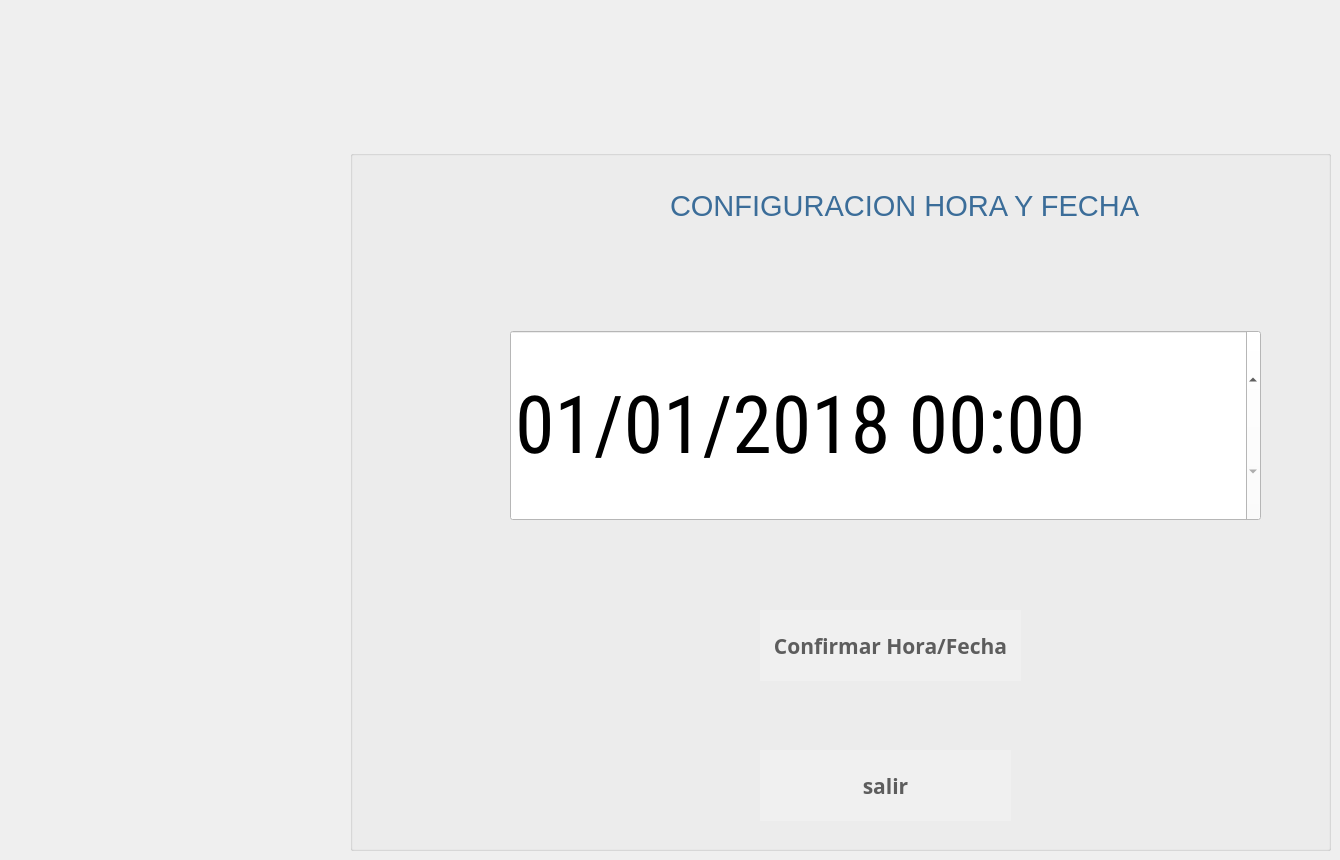
   <widget class="QWidget" name="page_38">
    <widget class="QGroupBox" name="groupBox_10">
     <property name="geometry">
      <rect>
       <x>350</x>
       <y>150</y>
       <width>981</width>
       <height>701</height>
      </rect>
     </property>
     <property name="styleSheet">
      <string notr="true">background-color: transparent
</string>
     </property>
     <property name="title">
      <string/>
     </property>
     <widget class="QPushButton" name="bcambiarFecha">
      <property name="geometry">
       <rect>
        <x>410</x>
        <y>460</y>
        <width>261</width>
        <height>71</height>
       </rect>
      </property>
      <property name="font">
       <font>
        <family>Ubuntu Mono</family>
        <pointsize>16</pointsize>
        <weight>75</weight>
        <italic>false</italic>
        <bold>true</bold>
        <underline>false</underline>
       </font>
      </property>
      <property name="toolTip">
       <string>Ayuda</string>
      </property>
      <property name="toolTipDuration">
       <number>3</number>
      </property>
      <property name="whatsThis">
       <string extracomment="help"/>
      </property>
      <property name="styleSheet">
       <string notr="true">background-color:rgb(240, 240, 240);
color:rgb(93, 93, 93);
border-radius:80%</string>
      </property>
      <property name="text">
       <string>Confirmar Hora/Fecha</string>
      </property>
      <property name="icon">
       <iconset>
        <normaloff>../../../../../cajsSATELITE/eum/app/cajeroF/iconos/fl.png</normaloff>../../../../../cajsSATELITE/eum/app/cajeroF/iconos/fl.png</iconset>
      </property>
      <property name="iconSize">
       <size>
        <width>40</width>
        <height>40</height>
       </size>
      </property>
     </widget>
     <widget class="QLabel" name="ltime_67">
      <property name="geometry">
       <rect>
        <x>320</x>
        <y>40</y>
        <width>491</width>
        <height>31</height>
       </rect>
      </property>
      <property name="font">
       <font>
        <family>Segoe UI</family>
        <pointsize>22</pointsize>
        <weight>50</weight>
        <italic>false</italic>
        <bold>false</bold>
       </font>
      </property>
      <property name="styleSheet">
       <string notr="true">background-color:transparent;
color:rgb(59, 109, 153);

</string>
      </property>
      <property name="text">
       <string>CONFIGURACION HORA Y FECHA</string>
      </property>
     </widget>
     <widget class="QDateTimeEdit" name="dtime">
      <property name="geometry">
       <rect>
        <x>160</x>
        <y>180</y>
        <width>751</width>
        <height>191</height>
       </rect>
      </property>
      <property name="font">
       <font>
        <family>Roboto Condensed</family>
        <pointsize>60</pointsize>
        <weight>50</weight>
        <italic>false</italic>
        <bold>false</bold>
       </font>
      </property>
      <property name="styleSheet">
       <string notr="true">background-color:white</string>
      </property>
      <property name="correctionMode">
       <enum>QAbstractSpinBox::CorrectToPreviousValue</enum>
      </property>
      <property name="date">
       <date>
        <year>2018</year>
        <month>1</month>
        <day>1</day>
       </date>
      </property>
      <property name="displayFormat">
       <string>MM/dd/yyyy HH:mm</string>
      </property>
      <property name="timeSpec">
       <enum>Qt::LocalTime</enum>
      </property>
     </widget>
     <widget class="QPushButton" name="bsalirCambiarFecha">
      <property name="geometry">
       <rect>
        <x>410</x>
        <y>600</y>
        <width>251</width>
        <height>71</height>
       </rect>
      </property>
      <property name="font">
       <font>
        <family>Ubuntu Mono</family>
        <pointsize>16</pointsize>
        <weight>75</weight>
        <italic>false</italic>
        <bold>true</bold>
        <underline>false</underline>
       </font>
      </property>
      <property name="toolTip">
       <string>Ayuda</string>
      </property>
      <property name="toolTipDuration">
       <number>3</number>
      </property>
      <property name="whatsThis">
       <string extracomment="help"/>
      </property>
      <property name="styleSheet">
       <string notr="true">background-color:rgb(240, 240, 240);
color:rgb(93, 93, 93);
border-radius:80%</string>
      </property>
      <property name="text">
       <string>salir</string>
      </property>
      <property name="icon">
       <iconset>
        <normaloff>../../../../../cajsSATELITE/eum/app/cajeroF/iconos/fb5.png</normaloff>../../../../../cajsSATELITE/eum/app/cajeroF/iconos/fb5.png</iconset>
      </property>
      <property name="iconSize">
       <size>
        <width>40</width>
        <height>40</height>
       </size>
      </property>
     </widget>
    </widget>
   </widget>
